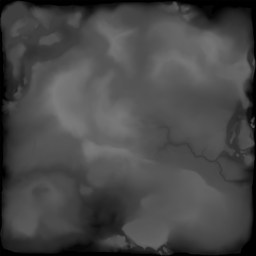
#> input picture SparseMatrixMultiplication/HM_Terrain_01.png, 256 x 256 px, shrunk from 1024 x 1024 before the run
$ python MultiplicacionMatrizSparse.py
#> lines starting #> are read from the running program, lines starting #| are printed output that depends on the picture
# -*- coding: utf-8 -*-
"""
Created on Mon Jun 17 18:58:03 2024

@author: fredd
"""

from PIL import Image
import numpy as np
from scipy.sparse import csr_matrix


image01 = Image.open('HM_Terrain_01.png')
#> image01 is the input picture: PIL image 256x256 RGBA; mean R, G, B, A 71.7, 71.7, 71.7, 255
image02 = Image.open('HM_Terrain_02.png')
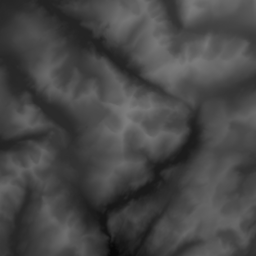
#> input picture SparseMatrixMultiplication/HM_Terrain_02.png, 256 x 256 px, shrunk from 1024 x 1024 before the run
#> image02 is the input picture: PIL image 256x256 RGBA; mean R, G, B, A 70.9, 70.9, 70.9, 255

grayImage01 = image01.convert('L')
grayImage02 = image02.convert('L')

image01Array=np.array(grayImage01)
image02Array=np.array(grayImage02)

sparseMatrixImage01 = csr_matrix(image01Array)
sparseMatrixImage02 = csr_matrix(image02Array)


def multiplicacionMatrizSparse(A, B):
    if A.shape[1] != B.shape[0]:
        raise ValueError("El número de columnas de A debe ser igual al número de filas de B.")

    if not isinstance(A, csr_matrix):
        A = csr_matrix(A)
    if not isinstance(B, csr_matrix):
        B = csr_matrix(B)

    A = A.astype(np.float64)
    B = B.astype(np.float64)

    m, n = A.shape
    n, p = B.shape

    # Inicializar la matriz resultante
    C_data = []
    C_indices = []
    C_indptr = [0]

    # Realizar la multiplicación
    for i in range(m):
        print(i)
        row_start_A = A.indptr[i]
        row_end_A = A.indptr[i+1]

        C_row = {}
        for idx_A in range(row_start_A, row_end_A):
            col_A = A.indices[idx_A]
            val_A = A.data[idx_A]

            row_start_B = B.indptr[col_A]
            row_end_B = B.indptr[col_A+1]

            for idx_B in range(row_start_B, row_end_B):
                col_B = B.indices[idx_B]
                val_B = B.data[idx_B]

                if col_B in C_row:
                    C_row[col_B] += val_A * val_B
                else:
                    C_row[col_B] = val_A * val_B

        C_data.extend(C_row.values())
        C_indices.extend(C_row.keys())
        C_indptr.append(len(C_data))

    return csr_matrix((C_data, C_indices, C_indptr), shape=(m, p))


imageMultiplied = multiplicacionMatrizSparse(sparseMatrixImage01, sparseMatrixImage02)

imageResulDense = imageMultiplied.toarray();
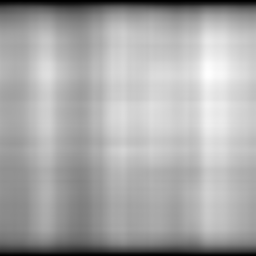
#> imageResulDense: shape (256, 256) float64; min 1010, max 1965459, mean 1306263.7; drawn with min black and max white

print("Matriz A:\n", sparseMatrixImage01.toarray())
#> (printed output is left out)
print("Matriz B:\n", sparseMatrixImage02.toarray())
#> (printed output is left out)
print("Matriz C (resultado de A * B):\n", imageResulDense)
#> (printed output is left out)
